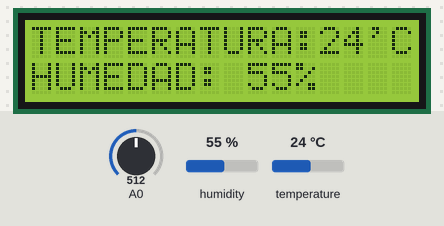
A sketch run on a simulated Arduino Uno, built with avr-gcc and run on an emulated ATmega328P. On the bench: 16×2 character LCD. Inputs (shaded band) come from the test bench; at power-on: humidity 55 %, A0 = 512, temperature 24 °C. What the sketch prints to the serial monitor is not drawn.

Above: at 1.2 s.
1.3 s: humidity set to 22 %
At 8.1 s:
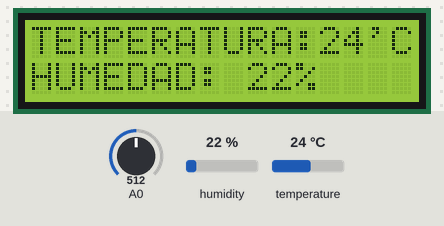
13.3 s: A0 set to 716
At 22.8 s:
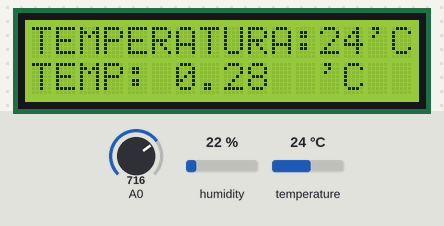
25.3 s: temperature set to 12 °C
At 32.2 s:
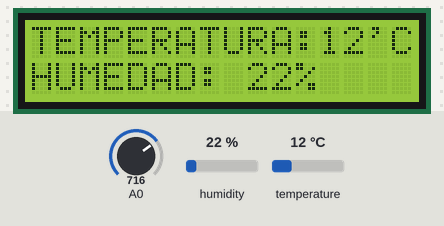
35.6 s: A0 set to 900
At 41.2 s:
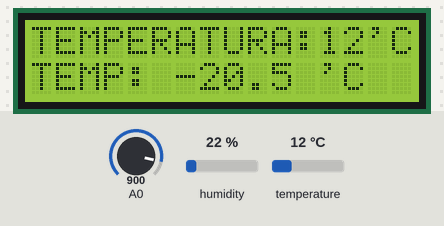
44.2 s: humidity set to 40 %
At 50.6 s:
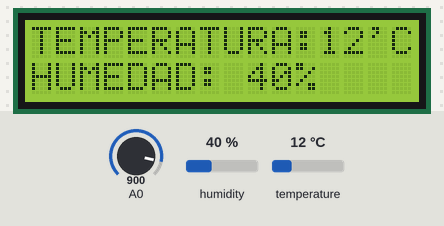
53.9 s: A0 set to 1023
At 59.7 s:
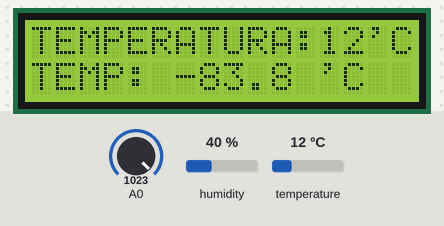
Timing chart, 0 to 61.2 s (numbered marks = the images above; inputs shaded):
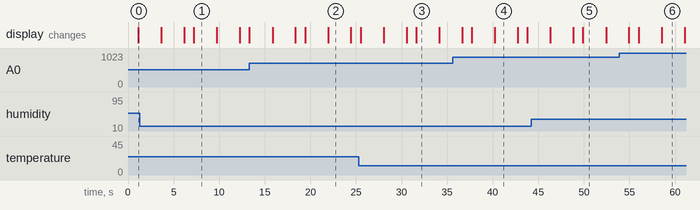

Measured:
- what the display in image 1 shows lasts 2.6 s, from 7.2 s to 9.8 s

The sketch:

info_temperatura.ino
```cpp
#include <Wire.h>
#include <LiquidCrystal_I2C.h>
#include <DHT.h>
#include <DHT_U.h>

int sensor = 2;
int temp, humedad;
LiquidCrystal_I2C lcd(0x27,16,2);

DHT dht (sensor, DHT11);

float rAux = 10000.0;
float vcc = 5.0;
float beta = 3977.0;
float temp0 = 298.0;
float r0 = 10000.0;

// Variables usadas en el cálculo
float vm = 0.0;
float rntc = 0.0;
float temperaturaK = 0.0;

void setup() {
  Serial.begin(9600);
  dht.begin();
  lcd.init();
  lcd.backlight();          // Activar luz de fondo
  lcd.clear();              // Borrar

}

void loop() {

  // Lectura de humedad y temperatura, almacenados en 'humedad' y 'temp'
  humedad = dht.readHumidity();
  temp = dht.readTemperature();

  // Bloque de cálculo
  vm=(vcc / 1024)*( analogRead(0) );                //Calcular tensión en la entrada
  rntc = rAux / ((vcc/vm)-1);                       //Calcular la resistencia de la NTC
  temperaturaK = beta/(log(rntc/r0)+(beta/temp0));  //Calcular la temperatura en Kelvin
  //Restar 273 para pasar a grados celsus
  Serial.println(temperaturaK - 273);

  // Impresion por serial, para corroborar info
  Serial.print("Temperatura: ");
  Serial.println(temp);
  Serial.print("Humedad: ");
  Serial.println(humedad);
  delay(1000);

  // Impresion por pantalla
  lcd.setCursor(0,0);       // coordenadas LCD (x,y)
  lcd.print("TEMPERATURA: ");   // Temperatura obtenida por sensor DHT11
  lcd.setCursor(12,0);       // coordenadas LCD (x,y)
  lcd.print(temp);
  lcd.setCursor(14,0);
  lcd.print("'C");

  lcd.setCursor(0,1);       // coordenadas LCD (x,y)
  lcd.print("HUMEDAD: ");   // Humedad obtenida por sensor DHT11
  lcd.setCursor(9,1);       // coordenadas LCD (x,y)
  lcd.print(humedad);
  lcd.setCursor(11,1);
  lcd.print("%");

  delay(2500);
  lcd.clear();

  // Impresion y refresco de caracteres
  lcd.setCursor(0,0);       // coordenadas LCD (x,y)
  lcd.print("TEMPERATURA: ");   // Temperatura obtenida por sensor DHT11
  lcd.setCursor(12,0);       // coordenadas LCD (x,y)
  lcd.print(temp);
  lcd.setCursor(14,0);
  lcd.print("'C");

  lcd.setCursor(0,1);       // coordenadas LCD (x,y)
  lcd.print("TEMP: ");   // Temperatura obtenida por cálculo (sensor ntc)
  lcd.setCursor(6,1);       // coordenadas LCD (x,y)
  lcd.print(temperaturaK - 280);
  lcd.setCursor(11,1);
  lcd.print(" 'C");

  delay(2500);
  lcd.clear();

}
```
